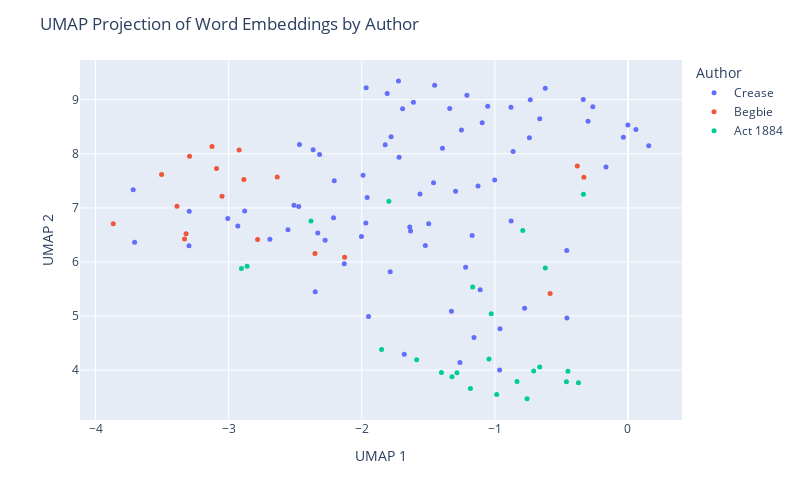

The code cell stored with this chart in its notebook:
### Code cell
umap_df = pd.DataFrame(proj, columns=['UMAP 1', 'UMAP 2'])
umap_df['Author'] = labels
umap_df['Text'] = [snip for auth in act_snippets for snip in act_snippets[auth]]
umap_df['Text'] = umap_df['Text'].apply(lambda t: wrap_text(t, width=60))

fig = px.scatter(umap_df, x='UMAP 1', y='UMAP 2', 
                 color='Author', hover_data=['Text'], 
                 width=800, height=500 )
fig.update_traces(marker=dict(size=5))
fig.update_layout(title='UMAP Projection of Word Embeddings by Author')
fig.show()
